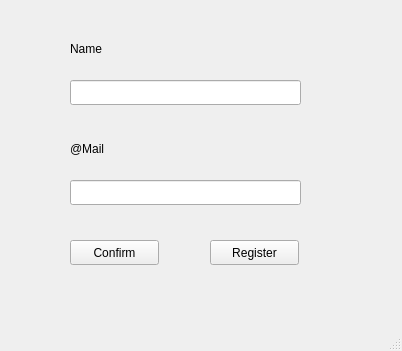
<?xml version="1.0" encoding="UTF-8"?>
<ui version="4.0">
 <class>MainWindow</class>
 <widget class="QMainWindow" name="MainWindow">
  <property name="geometry">
   <rect>
    <x>0</x>
    <y>0</y>
    <width>402</width>
    <height>351</height>
   </rect>
  </property>
  <property name="windowTitle">
   <string>MainWindow</string>
  </property>
  <widget class="QWidget" name="centralwidget">
   <widget class="QLineEdit" name="lineEdit">
    <property name="geometry">
     <rect>
      <x>70</x>
      <y>80</y>
      <width>231</width>
      <height>25</height>
     </rect>
    </property>
   </widget>
   <widget class="QLabel" name="label">
    <property name="geometry">
     <rect>
      <x>70</x>
      <y>40</y>
      <width>67</width>
      <height>17</height>
     </rect>
    </property>
    <property name="text">
     <string>Name</string>
    </property>
   </widget>
   <widget class="QLabel" name="label_2">
    <property name="geometry">
     <rect>
      <x>70</x>
      <y>140</y>
      <width>67</width>
      <height>17</height>
     </rect>
    </property>
    <property name="text">
     <string>@Mail</string>
    </property>
   </widget>
   <widget class="QLineEdit" name="lineEdit_2">
    <property name="geometry">
     <rect>
      <x>70</x>
      <y>180</y>
      <width>231</width>
      <height>25</height>
     </rect>
    </property>
   </widget>
   <widget class="QPushButton" name="pushButton">
    <property name="geometry">
     <rect>
      <x>70</x>
      <y>240</y>
      <width>89</width>
      <height>25</height>
     </rect>
    </property>
    <property name="text">
     <string>Confirm</string>
    </property>
   </widget>
   <widget class="QPushButton" name="pushButton_2">
    <property name="geometry">
     <rect>
      <x>210</x>
      <y>240</y>
      <width>89</width>
      <height>25</height>
     </rect>
    </property>
    <property name="acceptDrops">
     <bool>true</bool>
    </property>
    <property name="text">
     <string>Register</string>
    </property>
   </widget>
  </widget>
  <widget class="QMenuBar" name="menubar">
   <property name="geometry">
    <rect>
     <x>0</x>
     <y>0</y>
     <width>402</width>
     <height>22</height>
    </rect>
   </property>
  </widget>
  <widget class="QStatusBar" name="statusbar"/>
 </widget>
 <resources/>
 <connections/>
</ui>
